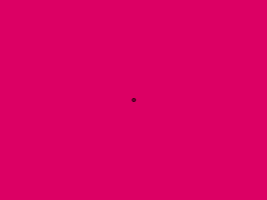
Frame 1 (no input)
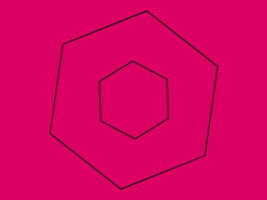
Frame 60 (no input)
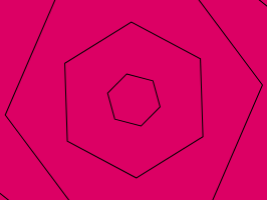
Frame 120 (the mouse pressed at the canvas centre since frame 60)

The p5.js sketch that drew these frames (run headless with seeded random() and noise() and a simulated clock; from frame 60 on, the mouse is pressed at the canvas centre):

// p5.js sketch
// ── sketch.js
const width = screen.width / 3;
const height = screen.height / 3;
const shapes = [];

const SPAWN_SIZE = 50;
const CIRCUMSCRIBED_DIAMETER = width * Math.sqrt(2);

class Circle {

	constructor() {
		this.centerX = width / 2;
		this.centerY = height / 2;
		this.size = 0;
		this.growthSpeed = 1.5;
	}

	draw() {
		this.size += this.growthSpeed;
		ellipse(this.centerX, this.centerY, this.size, this.size);
	}
}

class Arc extends Circle {
	constructor() {
		super();
		this.arcWidth = 140;
	}

	draw() {
		this.size += this.growthSpeed;
		const arcStart = this.size % 360;
		const arcEnd = (this.size + this.arcWidth) % 360;
		angleMode(degrees);
		arc(this.centerX, this.centerY, this.size, this.size, arcEnd, arcStart);
	}
}

class Hexagon extends Circle {
	draw() {
		this.size += this.growthSpeed;
		push();
		translate(width/2, height/2);
		polygon(0, 0, this.size, 6);
		pop();
	}
}

class SpinningHexagon extends Circle {
	draw() {
		this.size += this.growthSpeed;
		push();
		translate(width/2, height/2);
		angleMode(degrees)
		rotate(frameCount / this.size);
		polygon(0, 0, this.size, 6);
		pop();
	}
}

function setup() {
	createCanvas(width, height);
	angleMode(DEGREES);
	createShape();
}

function draw() {
	console.log(frameCount);
	background(220, 0, 100);
	noFill();
	for (const shape of shapes) {
		if (shape.size > CIRCUMSCRIBED_DIAMETER) {
			shapes.shift(1);
		}
		shape.draw();
	}
	const lastShape = shapes[shapes.length - 1];
	if (lastShape.size >= SPAWN_SIZE) {
		createShape();
	}
}

function polygon(x, y, radius, npoints) {
  var angle = TWO_PI / npoints;
	angleMode(RADIANS);
  beginShape();
  for (var a = 0; a < TWO_PI; a += angle) {
    var sx = x + cos(a) * radius;
    var sy = y + sin(a) * radius;
    vertex(sx, sy);
  }
  endShape(CLOSE);
}

function createShape() {
	createSpinningHexagon();
}


function createCircle() {
	const c = new Circle();
	shapes.push(c);
}

function createArc() {
	const a = new Arc();
	shapes.push(a);
}


function createHexagon() {
	const h = new Hexagon();
	shapes.push(h);
}

function createSpinningHexagon() {
	const h = new SpinningHexagon();
	shapes.push(h);
}
